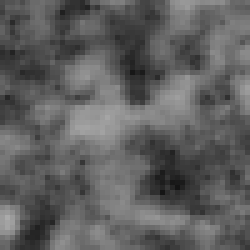
#> input picture Data/WDs/20160814_1001_1/2/image_015.png, 50 x 50 px (shown 5 times larger); its folder holds only this picture in this run; the run also reads 2 pictures not shown here
$ jupyter execute --allow-errors WDDFourierTest.ipynb   (shell and % lines are left out)   (older library calls are emulated)
#> lines starting #> are read from the running program, lines starting #| are printed output that depends on the picture
### functions/wdd_decoder_functions.py
# coding=utf-8

import os
import glob
import cv2
import math
import numpy as np
from DoG import DoG
from scipy import stats
from file_manager import File_manager

#Radian
radi = 180/np.pi

def create_diff_images(path):
    #List of dances directories
    folders = os.listdir(path)
    diff_img = {}
    #Bluring matrix
    smothing = np.matrix([[1,1,1],[1,1,1],[1,1,1]]) / 9
    #Iterates through all the dances
    for folder in folders:
        #Sets the path to the current dance
        tmp_path = path + folder
        #List of waggle runs
        wd_runs = os.listdir(tmp_path)
        #Iterates through the waggle runs
        for run in wd_runs:
            #Array with the images path
            listing = glob.glob(tmp_path + '/' +  run + '/' + 'image*.png')
            #Initializes the variables
            frame_counter = 0
            last_frame   = None
            image_array = []
            #Iterates through the images
            for frame_path in listing:
                frame = cv2.imread(frame_path)
                #The png file is a 50x50x3 array, we only need one layer
                frame = frame[:,:,1]
                #Sets as key a string with the path to the WRun
                key = str(tmp_path[-15:] + '/' +  run)
                #If it is the first frame
                if last_frame is None:
                    last_frame  = frame
                    continue
                #Any other frame
                else:
                    #Difference between consecutive frames
                    frame_diff = last_frame.astype(float) - frame.astype(float)
                    frame_diff = cv2.filter2D(frame_diff, -1, smothing)
                    #If it is the first diff in the WRun
                    if (key not in diff_img):
                        diff_img[key] = [frame_diff]
                    #If not, it add it
                    else:
                        diff_img[key].append(frame_diff)


                last_frame = frame

    return diff_img

# [29 lines left out: functions calc_image_sum_for_angle, calc_image_sum_for_frame, not called in this run]

def calc_accumulator(diff_img):
    #Output array
    FDI = {}
    #Iterates through the waggle runs
    for key, img_arrays in list(diff_img.items()):
        image = None
        #Iterates through the diff_images
        for img in img_arrays:
            #fast fourier transformation + shift to center
            tmp = np.fft.fftshift(abs(np.fft.fft2(img)))
            #If it is the first
            if image is None:
                image = tmp
            #From the second on
            else:
                image += tmp
        #Resulting image is stored under key = path to WRun
        FDI[key]=(image)
    return FDI

def filter_with_kernel(FDI):
    #Kernel definition
    dog = DoG().mexican_head_kernel
    cov1 = 30 * np.eye(2)
    cov2 = 4 * np.eye(2)
    Kern = abs(np.fft.fftshift(np.fft.fft2(dog(50, [25,25], cov1, [25,25], cov2))))
    #Restuls array
    FDI_filt = {}
    #Iterates through the FDI
    for key, FDI_img in list(FDI.items()):
        FDI_filt[key] = np.power(np.multiply(FDI_img, Kern), 5)
    return FDI_filt

def calc_angles(FDI_filt):
    #Results vector
    angles = {}
    #Iterates through the FDI_filt
    for key, FDI_img in list(FDI_filt.items()):
        moment = cv2.moments(FDI_img)
        #Image covariance
        img_cov = np.array([[moment['nu20'], moment['nu11']], [moment['nu11'], moment['nu02']]])
        #Eigenvalues
        w, v = np.linalg.eig(img_cov)
        #According to image convention
        angles[key] = -np.arctan2(v[1][np.argmin(w)], v[0][np.argmin(w)])*radi
    return angles

def read_GT(path):
    fm_csv = File_manager(path).read_csv
    #list of Groung Truth angles
    gt_angles = {}
    folders = os.listdir(path)
    #Iterates through all the dances
    for folder in folders:
        #Sets the path to the current dance
        tmp_path = path + folder
        #List of waggle runs
        wd_runs = os.listdir(tmp_path)
        #Iterates through the waggle runs
        for run in wd_runs:
            key = str(tmp_path[-15:] + '/' +  run)
            gt_angles[key] = float(fm_csv(tmp_path + '/' +  run + '/' + "result.csv")["Angle"])
    return gt_angles

#Returns a dictionary with angles in radians based on the dot detector coordinates
# [99 lines left out: functions read_DD, read_DDvector, def_orientation, subst_angles, not called in this run]

### functions/DoG.py
import numpy as np
from math import ceil
from scipy.stats import multivariate_normal


class DoG:
    '''
    Prepares the given Data to create a DoG kernel
    '''
    # [26 lines left out: function get_dog_kernel, not called in this run]

    def mexican_head_kernel(self, kernel_size, mean1, cov1, mean2, cov2):
        dog = np.zeros(shape=(kernel_size, kernel_size))

        for x in range(kernel_size):
            for y in range(kernel_size):
                dog[y,x] = multivariate_normal.pdf([x, y], mean=mean1, cov=cov1) - multivariate_normal.pdf([x, y], mean=mean1, cov=cov2);

        return dog

### utils/file_manager.py
#Bibliotheken die Importiert werden
import os
import shutil
import re
import csv
import sys

class File_manager:
    #Inital Path
    fm_start_path  = ""
    #Last visited Directory or path
    fm_last_dir   = ""
    #actual directoy
    fm_dir_path    = ""
    content     = []

    '''
    The Constructor of this Class
    '''
    def __init__(self, path):
        try:
            if (type(path) == str and os.path.isdir(path)):
                self.fm_dir_path   = path
                self.fm_start_path = os.getcwd()
        except Exception as e:
            raise

    '''
    Read a csv file and return it as dict
    '''
    def read_csv(self, path):
        content = {}

        with open(path) as csvfile:
            reader = csv.DictReader(csvfile)
            for row in reader:
                content = row

        return content

    '''

    '''
    # [13 lines left out: function search_files_in_dir, not called in this run]

    '''
    '''
    # [8 lines left out: function search_in_content, not called in this run]

    '''
    '''
    # [18 lines left out: function get_file_content_as_row, not called in this run]

    ''''
    Creates a new directoy.
    If the directory alredy exists it will do nothing.

    @param new_dir is the name of the new directory
    '''
    # [8 lines left out: function create_new_dir, not called in this run]

    '''
    Copy a file from one directory to another

    @param file_to_copy the file that should be copied
    @param new_path     the path where the file should be copyed to
    @param new_filename the file renamed.
    '''
    # [9 lines left out: function copy_to_new_dir, not called in this run]

    '''
    Change Directory like the cd command in the linux terminal

    @param new_dir the directory
    '''
    # [9 lines left out: function change_dir, not called in this run]

    '''
    Returns the Structure of the directory
    e.g the Folder and Files in the actuell directoy
    '''
    def get_dir_structure(self):
        return os.listdir()

    '''
    Return to the start directory
    '''
    def return_to_start(self):
        self.fm_dir_path = self.fm_start_path
        os.chdir(self.fm_start_path)

    '''
    Set the Path directly

    @param new_path is the new Path
    '''
    # [6 lines left out: function set_path, not called in this run]

    '''
    Returns the actual path
    '''
    def get_path(self):
        return self.fm_dir_path

    '''

    '''
    def get_content(self):
        return self.content

### notebooks/WDDFourierTest.ipynb
[cell 1]

import numpy as np
import cv2
import os
import sys
import glob
import matplotlib.mlab as mlab
import matplotlib.image as mpimg

from matplotlib import pyplot as plt
from joblib import Parallel, delayed
from sklearn.linear_model import TheilSenRegressor
from skimage.transform import radon, rescale
from scipy.stats import multivariate_normal
from scipy import stats

sys.path.append('../functions/')
sys.path.append('../utils/')

from DoG import DoG
from file_manager import File_manager
from wdd_decoder_functions import create_diff_images, filter_with_kernel, calc_accumulator, calc_angles, read_GT
from wdd_decoder_functions import read_DD, def_orientation, subst_angles

#Radian
radi = 180/np.pi

[cell 2]
############################ TEST ###########################################
#Angle
a = 60

#Null matrix
col = 50
row = 50
test = np.zeros(shape=(col, row))

#Covariance
test_cov = 120 * np.eye(2)
test_cov[1][1] = test_cov[1][1] /4
print('Covariance')
print(test_cov)

#Rotation Matrix for angle a
rot = np.array([[np.cos(a/radi), -np.sin(a/radi)],[np.sin(a/radi), np.cos(a/radi)]])
print('Rotation Matrix')
print(rot)
test_cov = np.transpose(rot) @ test_cov @ rot

#Building the covariance matrix nxn
for x in range(col):
    for y in range(row):
        test[y,x] = multivariate_normal.pdf([x, y], mean=(col/2, row/2), cov=test_cov)

#Plotting covariance matrix
# fig=plt.figure()
# fig.suptitle('Covariance Matrix')
# plt.imshow(test)
# plt.show

[cell 3]
###################################### TEST #############################################
moment = cv2.moments(test)

#Image covariance (central nomarlized moments)
img_cov = np.array([[moment['nu20'], moment['nu11']], [moment['nu11'], moment['nu02']]])
print('Image Covariance')
print(img_cov.astype(int))

#Eigenvalues
w, v = np.linalg.eig(img_cov)

#Eigenvalues
print('Eigenvalues w')
print(w)

#Normalized Eigenvectors
print('Eigenvectors v')
print(v)

#Angle first component
print('FIRST COMPONENT')
print('Angle in degrees (Cartesian)')
angleFC = np.arctan2(v[1][np.argmax(w)], v[0][np.argmax(w)])*radi;
print(angleFC)
print('Angle in degrees (Image)')
print(-angleFC)

#Angle second component
print('SECOND COMPONENT')
print('Angle in degrees (Cartesian)')
angleSC = np.arctan2(v[1][np.argmin(w)], v[0][np.argmin(w)])*radi;
print(angleSC)
print('Angle in degrees (Image)')
print(-np.arctan2(v[1][np.argmin(w)], v[0][np.argmin(w)])*radi)

[cell 4]
###################################### TEST #############################################
moment = cv2.moments(test)

#Image covariance (central nomarlized moments)
img_cov = np.array([[moment['nu20'], moment['nu11']], [moment['nu11'], moment['nu02']]])
print('Image Covariance')
print(img_cov.astype(int))

#Eigenvalues
w, v = np.linalg.eig(img_cov)

#Eigenvalues
print('Eigenvalues w')
print(w)

#Normalized Eigenvectors
print('Eigenvectors v')
print(v)

#Angle first component
print('FIRST COMPONENT')
print('Angle in degrees (Cartesian)')
angleFC = np.arctan2(v[1][np.argmax(w)], v[0][np.argmax(w)])*radi;
print(angleFC)
print('Angle in degrees (Image)')
print(-angleFC)

#Angle second component
print('SECOND COMPONENT')
print('Angle in degrees (Cartesian)')
angleSC = np.arctan2(v[1][np.argmin(w)], v[0][np.argmin(w)])*radi;
print(angleSC)
print('Angle in degrees (Image)')
print(-np.arctan2(v[1][np.argmin(w)], v[0][np.argmin(w)])*radi)

[cell 5]
#Path to the dances and WR test
#With WDs
path = '../Data/WDs/'
pathWR = '20160814_1002_1/9'
#With NoWDs
pathNW = '../Data/NoWD/'
pathWRNW = '20160814_1017_1/0'
#Creates the difference images
diff_img = create_diff_images(path)
#> in create_diff_images, frame is the input picture: shape (50, 50, 3); min 20, max 170, mean 95.4
#> diff_img = 1 item
diff_imgNW = create_diff_images(pathNW)
#> call 2 of create_diff_images, with path = '../Data/NoWD/'
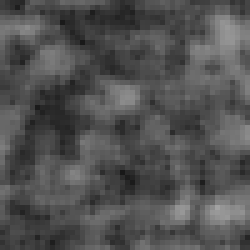
#> input picture NoWD/20160814_1021_1/0/image_034.png, 50 x 50 px (shown 5 times larger)
#> in create_diff_images, frame is the input picture: shape (50, 50, 3); min 24, max 162, mean 81.6
#> diff_imgNW = 1 item

[cell 6]
###################################### TEST #############################################
#Original image
fig1 = plt.figure()
fig1.suptitle(pathWR + 'image_000.png and ' + pathWRNW + 'image_000.png')
#Dance
plt.subplot(221)
plt.imshow(mpimg.imread(path + pathWR + '/image_034.png'))
plt.subplot(223)
plt.imshow(mpimg.imread(path + pathWR + '/image_035.png'))
#No Dance
plt.subplot(222)
plt.imshow(mpimg.imread(pathNW + pathWRNW + '/image_000.png'))
plt.subplot(224)
plt.imshow(mpimg.imread(pathNW + pathWRNW + '/image_001.png'))
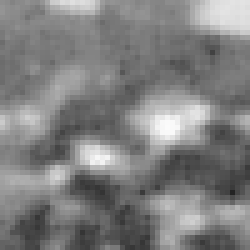
#> input picture NoWD/20160814_1027_1/13/image_001.png, 50 x 50 px, found by its file name (shown 5 times larger)
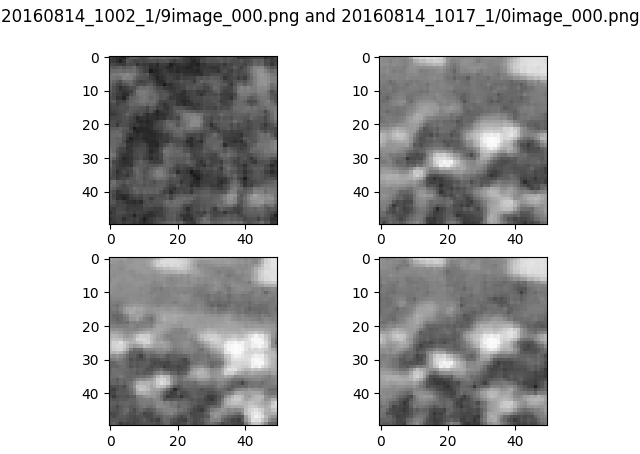
#> figure drawn by matplotlib, 4 panels

[cell 7]
###################################### TEST #############################################
#Difference image
fig2 = plt.figure()
fig2.suptitle('diff_img for  ' + pathWR + ' and ' + pathWRNW)
#Dance
plt.subplot(121)
#> (the rest of this cell did not finish here and is left out)

[cell 8]
###################################### TEST #############################################
#Difference image
fig2 = plt.figure()
fig2.suptitle('diff_img for  ' + pathWR + ' and ' + pathWRNW)
#Dance
plt.subplot(241)
#> (the rest of this cell did not finish here and is left out)

#> (a cell that did not finish here is left out)

#> (a cell that did not finish here is left out)

#> (a cell that did not finish here is left out)

[cell 12]
###################################### TEST #############################################
#Original image
fig1 = plt.figure()
fig1.suptitle(pathWR + 'image_034.png and ' + pathWR + 'image_035.png')
#Dance
plt.subplot(131)
plt.imshow(mpimg.imread(path + pathWR + '/image_034.png'))
plt.subplot(132)
plt.imshow(mpimg.imread(path + pathWR + '/image_035.png'))
plt.subplot(133)
#> (the rest of this cell did not finish here and is left out)

#> (a cell that did not finish here is left out)

[cell 14]
#Dances
FDI = calc_accumulator(diff_img)
#> the loop in calc_accumulator, `for key, img_arrays in list(diff_img.items()):` made 1 pass
#> key on pass 1: '20160814_1001_1/3'
#> after the loop in calc_accumulator, `for key, img_arrays in list(diff_img.items()):`:
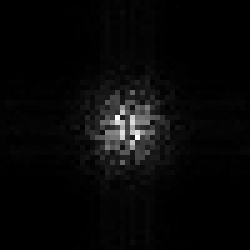
#> image: shape (50, 50) float64 (shown 5 times larger); min 0.524, max 12571.7, mean 408.4; drawn with min black and max white
#> after the loop in calc_accumulator, `for key, img_arrays in list(diff_img.items()):`:
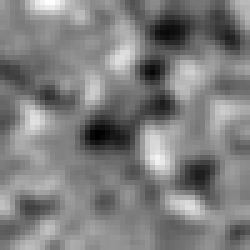
#> img: shape (50, 50) float64 (shown 5 times larger); min -79.67, max 78.11, mean -1.3; drawn with min black and max white
#> FDI = 1 item
#No Dances
FDINW = calc_accumulator(diff_imgNW)
#> the loop in calc_accumulator (call 2), `for key, img_arrays in list(diff_img.items()):` made 1 pass
#> key on pass 1: '20160814_1027_1/13'
#> after the loop in calc_accumulator (call 2), `for key, img_arrays in list(diff_img.items()):`:
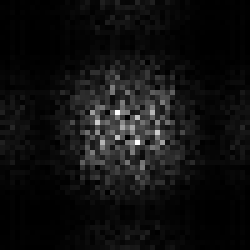
#> image: shape (50, 50) float64 (shown 5 times larger); min 0.232, max 1668.3, mean 107.1; drawn with min black and max white
#> after the loop in calc_accumulator (call 2), `for key, img_arrays in list(diff_img.items()):`:
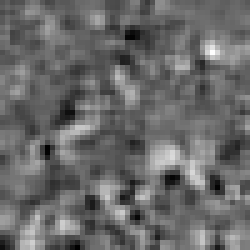
#> img: shape (50, 50) float64 (shown 5 times larger); min -13, max 19.11, mean 0.29; drawn with min black and max white
#> FDINW = 1 item

[cell 15]
###################################### TEST #############################################
fig4 = plt.figure()
fig4.suptitle('Accumulator FDI for: ' + pathWR + ' and ' + pathWRNW)
#Dance
plt.subplot(121)
#> (the rest of this cell did not finish here and is left out)

#> (a cell that did not finish here is left out)

[cell 17]
###################################### TEST ##########################################
dog = DoG().mexican_head_kernel

cov1 = 30 * np.eye(2)
cov2 = 4 * np.eye(2)

_dog = abs(np.fft.fftshift(np.fft.fft2(dog(50, [25,25], cov1, [25,25], cov2))))

fig5 = plt.figure()
fig5.suptitle('Mexican hat kernel')
plt.imshow(_dog, cmap=plt.cm.jet)
plt.show
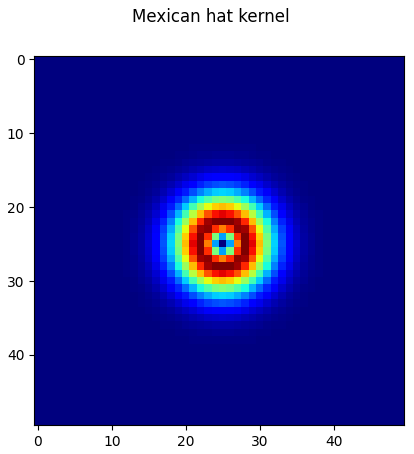
#> figure drawn by matplotlib, 1 panel

[cell 18]
#Dance
FDI_filt = filter_with_kernel(FDI)
#> the loop in filter_with_kernel, `for key, FDI_img in list(FDI.items()):` made 1 pass
#> FDI_filt = 1 item
#No Dance
FDI_filtNW = filter_with_kernel(FDINW)
#> the loop in filter_with_kernel (call 2), `for key, FDI_img in list(FDI.items()):` made 1 pass
#> FDI_filtNW = 1 item

[cell 19]
###################################### TEST #############################################
dog = DoG().mexican_head_kernel
cov1 = 30 * np.eye(2)
cov2 = 4 * np.eye(2)
Kern1 = dog(50, [25,25], cov1, [25,25], cov2)
Kern2 = abs(np.fft.fftshift(np.fft.fft2(Kern1)))

fig6 = plt.figure()
fig6.suptitle('Mexican hat function and its DTFT')
#Dance
plt.subplot(121)
plt.imshow(Kern1, cmap=plt.cm.jet)
#No Dance
plt.subplot(122)
plt.imshow(Kern2, cmap=plt.cm.jet)
plt.show()
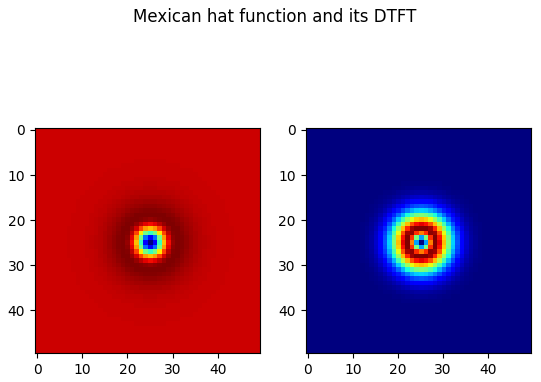
#> figure drawn by matplotlib, 2 panels

#> (a cell that did not finish here is left out)

#> (a cell that did not finish here is left out)

[cell 22]
angles = calc_angles(FDI)
#> the loop in calc_angles, `for key, FDI_img in list(FDI_filt.items()):` made 1 pass
#> (key, img_cov, w, v) on pass 1: ('20160814_1001_1/3', [[4.74e-05, 2.61e-07], [2.61e-07, 5.18e-05]], [4.73e-05, 5.18e-05], [[-0.998, -0.059], [0.059, -0.998]])
#> after the loop in calc_angles, `for key, FDI_img in list(FDI_filt.items()):`: angles = {'20160814_1001_1/3': -176.6}
#> angles = {'20160814_1001_1/3': -176.6}
angles_filt = calc_angles(FDI_filt)
#> the loop in calc_angles (call 2), `for key, FDI_img in list(FDI_filt.items()):` made 1 pass
#> (key, img_cov, w, v) on pass 1: ('20160814_1001_1/3', [[3.09e-20, 1.96e-20], [1.96e-20, 3.62e-20]], [5.33e-20, 1.38e-20], [[0.658, -0.753], [0.753, 0.658]])
#> angles_filt = {'20160814_1001_1/3': -138.9}

#> (a cell that did not finish here is left out)
